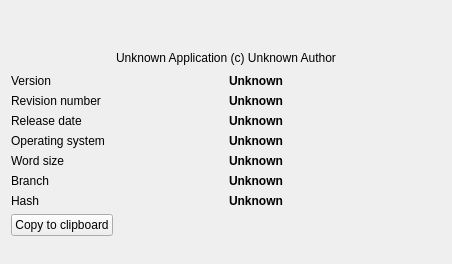
     <widget class="QWidget" name="tab_about">
      <attribute name="title">
       <string>About</string>
      </attribute>
      <layout class="QVBoxLayout" name="verticalLayout">
       <item>
        <widget class="QLabel" name="labelSplashPicture">
         <property name="text">
          <string/>
         </property>
         <property name="pixmap">
          <pixmap resource="Icons/resource.qrc">:/icons/freecadsplash.png</pixmap>
         </property>
         <property name="alignment">
          <set>Qt::AlignCenter</set>
         </property>
        </widget>
       </item>
       <item>
        <spacer name="spacer">
         <property name="orientation">
          <enum>Qt::Vertical</enum>
         </property>
         <property name="sizeHint" stdset="0">
          <size>
           <width>430</width>
           <height>17</height>
          </size>
         </property>
        </spacer>
       </item>
       <item>
        <layout class="QVBoxLayout" name="boxInfo">
         <property name="spacing">
          <number>6</number>
         </property>
         <property name="margin">
          <number>0</number>
         </property>
         <item>
          <layout class="QHBoxLayout" name="boxAuthor">
           <property name="spacing">
            <number>6</number>
           </property>
           <property name="margin">
            <number>0</number>
           </property>
           <item>
            <spacer>
             <property name="orientation">
              <enum>Qt::Horizontal</enum>
             </property>
             <property name="sizeHint" stdset="0">
              <size>
               <width>31</width>
               <height>20</height>
              </size>
             </property>
            </spacer>
           </item>
           <item>
            <widget class="Gui::UrlLabel" name="labelAuthor">
             <property name="text">
              <string notr="true">Unknown Application (c) Unknown Author</string>
             </property>
             <property name="textFormat">
              <enum>Qt::PlainText</enum>
             </property>
            </widget>
           </item>
           <item>
            <spacer>
             <property name="orientation">
              <enum>Qt::Horizontal</enum>
             </property>
             <property name="sizeHint" stdset="0">
              <size>
               <width>31</width>
               <height>20</height>
              </size>
             </property>
            </spacer>
           </item>
          </layout>
         </item>
         <item>
          <layout class="QGridLayout" name="boxVersion" rowstretch="0,0,0,0,0,0,0">
           <property name="margin">
            <number>0</number>
           </property>
           <property name="spacing">
            <number>6</number>
           </property>
           <item row="0" column="0">
            <widget class="QLabel" name="labelVersion">
             <property name="text">
              <string>Version</string>
             </property>
            </widget>
           </item>
           <item row="0" column="1">
            <widget class="QLabel" name="labelBuildVersion">
             <property name="text">
              <string notr="true">&lt;html&gt;&lt;head/&gt;&lt;body&gt;&lt;p&gt;&lt;span style="font-weight:600;"&gt;Unknown&lt;/span&gt;&lt;/p&gt;&lt;/body&gt;&lt;/html&gt;</string>
             </property>
            </widget>
           </item>
           <item row="1" column="0">
            <widget class="QLabel" name="labelRevision">
             <property name="text">
              <string>Revision number</string>
             </property>
            </widget>
           </item>
           <item row="1" column="1">
            <widget class="QLabel" name="labelBuildRevision">
             <property name="text">
              <string notr="true">&lt;html&gt;&lt;head/&gt;&lt;body&gt;&lt;p&gt;&lt;span style="font-weight:600;"&gt;Unknown&lt;/span&gt;&lt;/p&gt;&lt;/body&gt;&lt;/html&gt;</string>
             </property>
            </widget>
           </item>
           <item row="2" column="0">
            <widget class="QLabel" name="labelDate">
             <property name="text">
              <string>Release date</string>
             </property>
            </widget>
           </item>
           <item row="2" column="1">
            <widget class="QLabel" name="labelBuildDate">
             <property name="text">
              <string notr="true">&lt;html&gt;&lt;head/&gt;&lt;body&gt;&lt;p&gt;&lt;span style=" font-weight:600;"&gt;Unknown&lt;/span&gt;&lt;/p&gt;&lt;/body&gt;&lt;/html&gt;</string>
             </property>
            </widget>
           </item>
           <item row="3" column="0">
            <widget class="QLabel" name="labelOS">
             <property name="text">
              <string>Operating system</string>
             </property>
            </widget>
           </item>
           <item row="3" column="1">
            <widget class="QLabel" name="labelBuildOS">
             <property name="text">
              <string notr="true">&lt;html&gt;&lt;head/&gt;&lt;body&gt;&lt;p&gt;&lt;span style="font-weight:600;"&gt;Unknown&lt;/span&gt;&lt;/p&gt;&lt;/body&gt;&lt;/html&gt;</string>
             </property>
            </widget>
           </item>
           <item row="4" column="0">
            <widget class="QLabel" name="labelPlatform">
             <property name="text">
              <string>Word size</string>
             </property>
            </widget>
           </item>
           <item row="4" column="1">
            <widget class="QLabel" name="labelBuildPlatform">
             <property name="text">
              <string notr="true">&lt;html&gt;&lt;head/&gt;&lt;body&gt;&lt;p&gt;&lt;span style="font-weight:600;"&gt;Unknown&lt;/span&gt;&lt;/p&gt;&lt;/body&gt;&lt;/html&gt;</string>
             </property>
            </widget>
           </item>
           <item row="5" column="0">
            <widget class="QLabel" name="labelBranch">
             <property name="text">
              <string >Branch</string>
             </property>
            </widget>
           </item>
           <item row="5" column="1">
            <widget class="QLabel" name="labelBuildBranch">
             <property name="text">
              <string notr="true">&lt;html&gt;&lt;head/&gt;&lt;body&gt;&lt;p&gt;&lt;span style="font-weight:600;"&gt;Unknown&lt;/span&gt;&lt;/p&gt;&lt;/body&gt;&lt;/html&gt;</string>
             </property>
            </widget>
           </item>
           <item row="6" column="0">
            <widget class="QLabel" name="labelHash">
             <property name="text">
              <string notr="true">Hash</string>
             </property>
            </widget>
           </item>
          <item row="6" column="1">
            <widget class="Gui::UrlLabel" name="labelBuildHash">
             <property name="text">
              <string notr="true">&lt;html&gt;&lt;head/&gt;&lt;body&gt;&lt;p&gt;&lt;span style="font-weight:600;"&gt;Unknown&lt;/span&gt;&lt;/p&gt;&lt;/body&gt;&lt;/html&gt;</string>
             </property>
            </widget>
           </item>
           </layout>
         </item>
        </layout>
       </item>
       <item>
        <layout class="QHBoxLayout" name="horizontalLayout">
         <item>
          <widget class="QPushButton" name="copyButton">
           <property name="text">
            <string>Copy to clipboard</string>
           </property>
          </widget>
         </item>
         <item>
          <spacer name="horizontalSpacer">
           <property name="orientation">
            <enum>Qt::Horizontal</enum>
           </property>
           <property name="sizeHint" stdset="0">
            <size>
             <width>40</width>
             <height>20</height>
            </size>
           </property>
          </spacer>
         </item>
        </layout>
       </item>
       <item>
        <spacer name="spacer_4">
         <property name="orientation">
          <enum>Qt::Vertical</enum>
         </property>
         <property name="sizeHint" stdset="0">
          <size>
           <width>430</width>
           <height>17</height>
          </size>
         </property>
        </spacer>
       </item>
      </layout>
     </widget>
